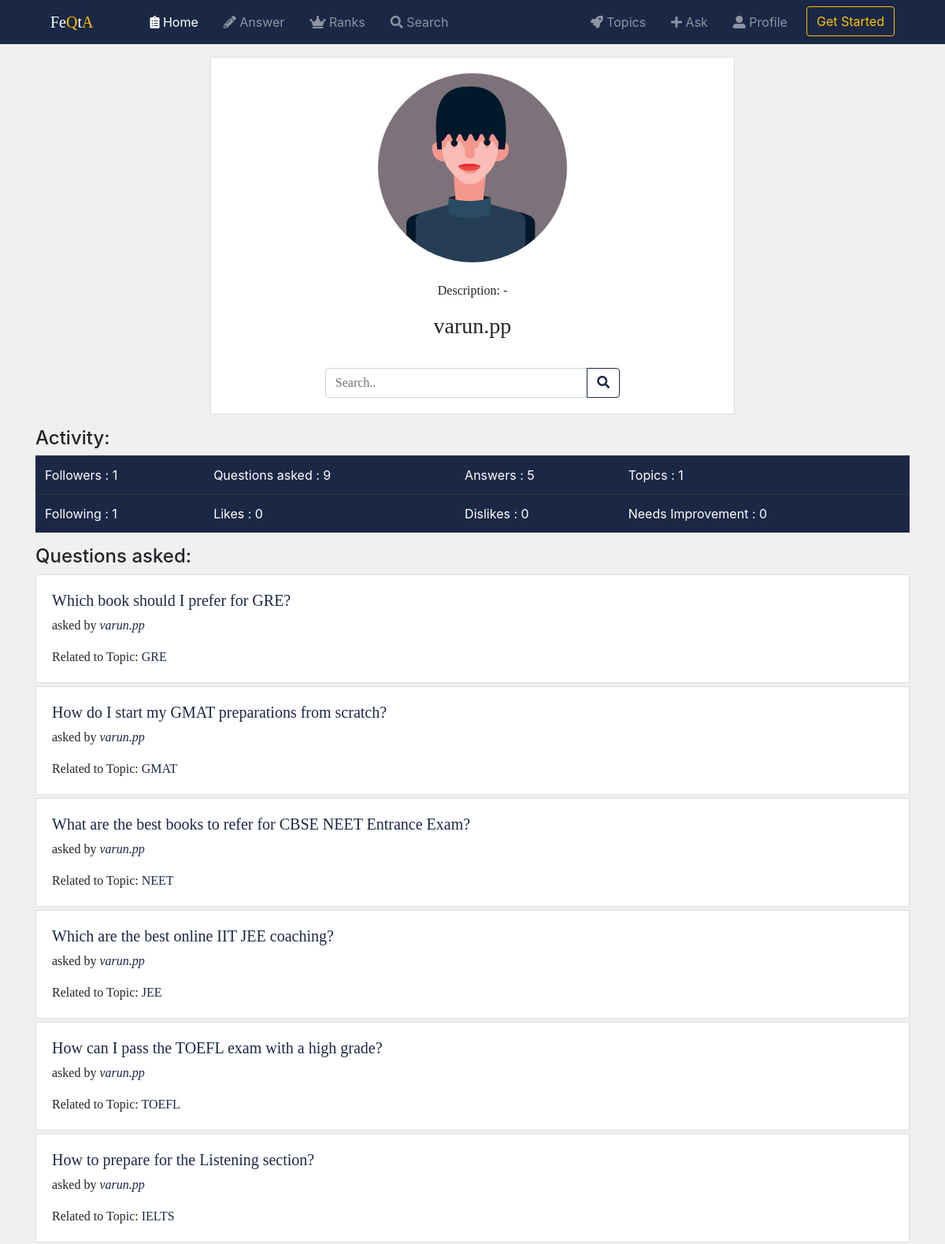
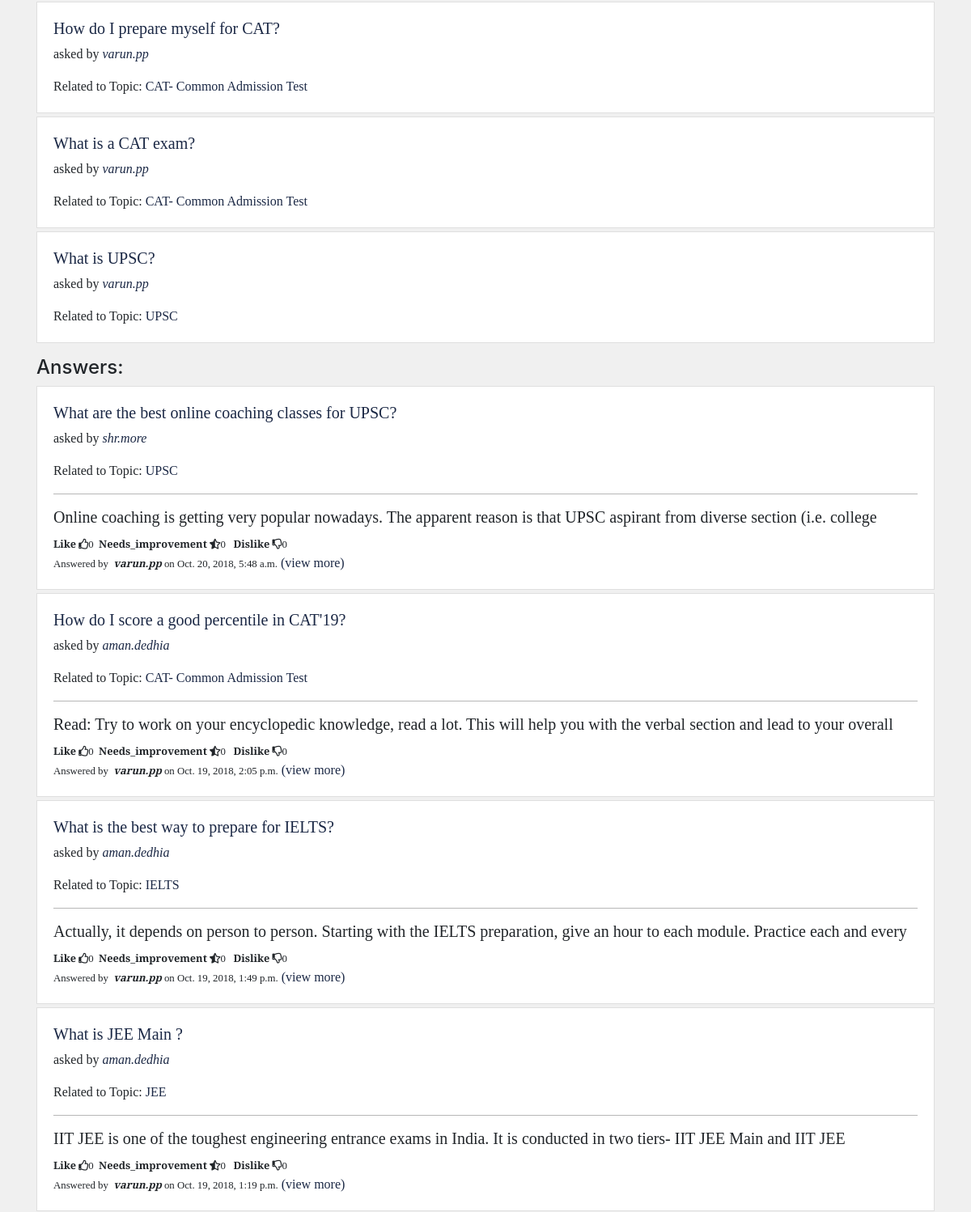
Before: /FeQta/profile/varun.pp/ (upper part) with the older database file (2 pictures, top to bottom).
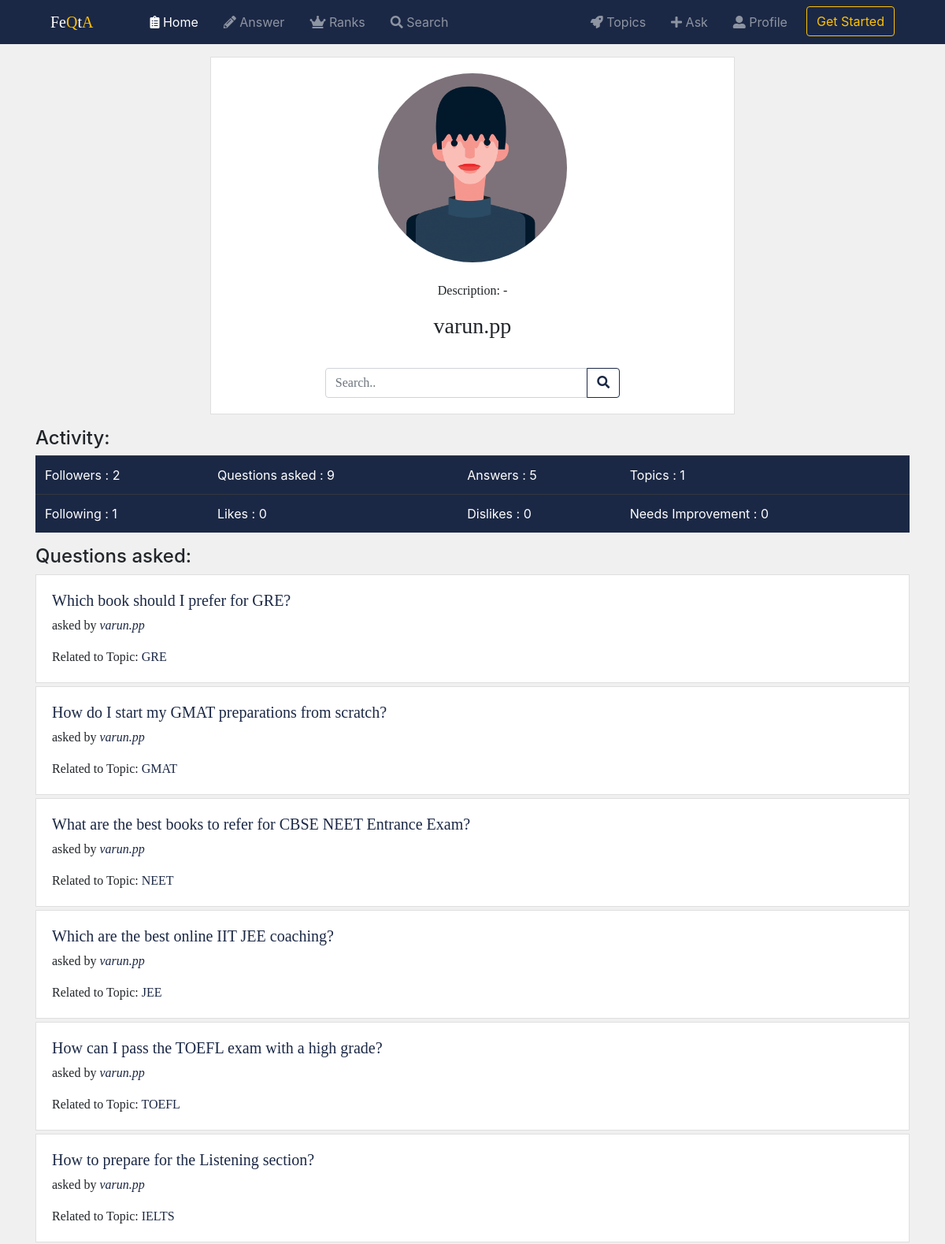
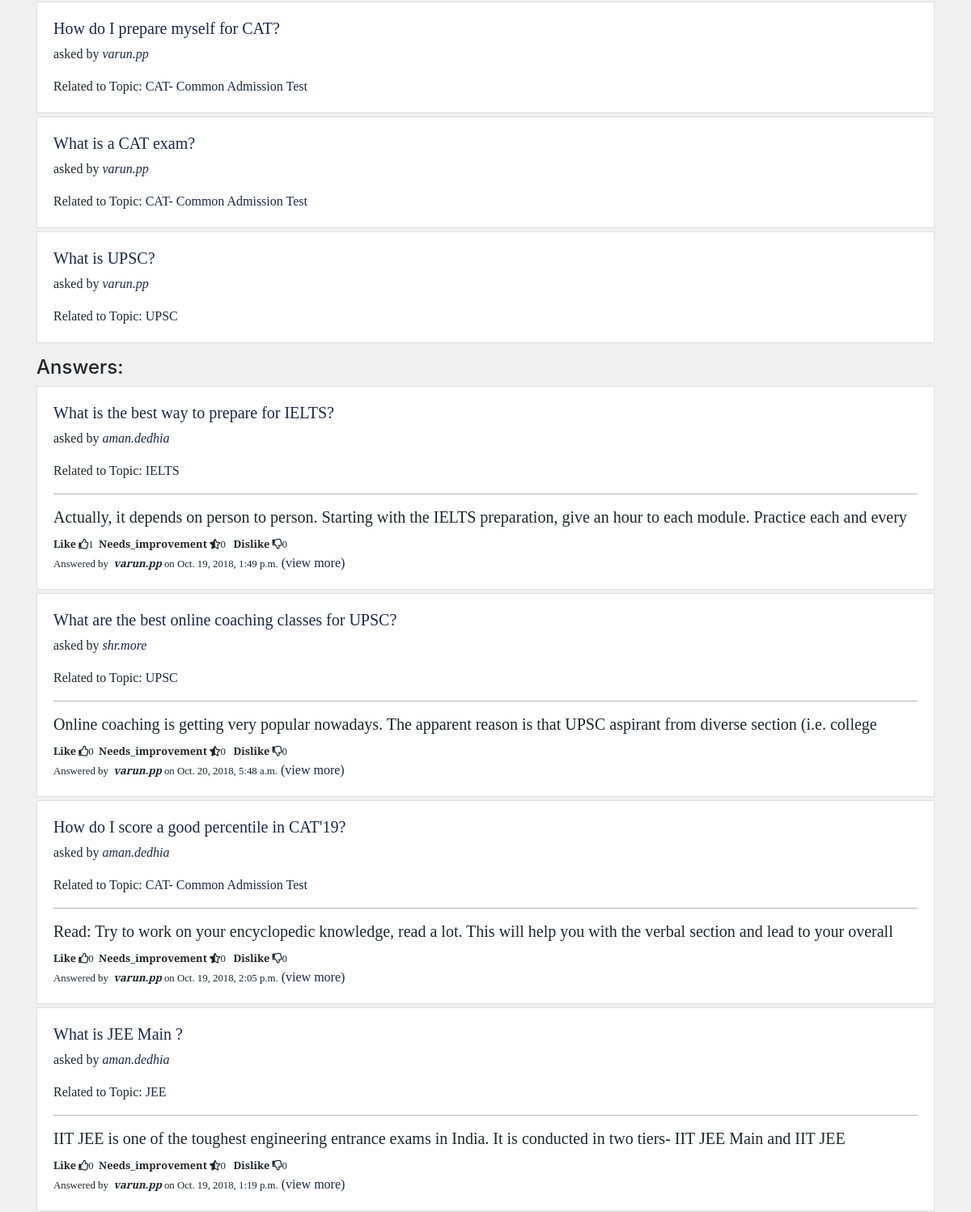
After: the same page with the newer database file (2 pictures, top to bottom).
### FeQta/models.py (models this page shows, shortened)
class Question(models.Model):
    owner = models.ForeignKey(User, on_delete=models.CASCADE)
    topic = models.ForeignKey(Topic, on_delete=models.CASCADE)
    question = models.TextField()
    desc = models.TextField(null=True, blank=True)
    slug = models.SlugField(null=True, blank=True)
    followers = models.ManyToManyField(User, related_name='question_followed_by', blank=True)
    objects = QuestionManager()
    timestamp = models.DateTimeField(auto_now_add=True)
    updated = models.DateTimeField(auto_now=True)
    def get_absolute_url(self):
        return reverse('FeQta:question_detail', kwargs={'slug': self.slug})

class Topic(models.Model):
    name = models.CharField(max_length=100)
    desc = models.CharField(max_length=300, blank=True)
    followers = models.ManyToManyField(User, related_name='topics_followed', blank=True)
    topic_logo = models.FileField()
    slug = models.SlugField(null=True, blank=True)
    objects = TopicManager()
    def __str__(self):
        return self.name + '-' + self.desc
    def get_absolute_url(self):
        return reverse('FeQta:topic_detail', kwargs={'slug': self.slug})

class Answer(models.Model):
    owner = models.ForeignKey(User, on_delete=models.CASCADE)
    question = models.ForeignKey(Question, on_delete=models.CASCADE)
    answer = models.TextField(max_length=20000)
    likes = models.ManyToManyField(User, related_name='answers_liked', blank=True)
    needs_improvement = models.ManyToManyField(User, related_name='answers_needimp', blank=True)
    dislikes = models.ManyToManyField(User, related_name='answers_disliked', blank=True)
    timestamp = models.DateTimeField(auto_now_add=True)
    updated = models.DateTimeField(auto_now=True)
    slug = models.SlugField(null=True, blank=True)
    objects = AnswerManager()
    class Meta:
        ordering = ['-updated', '-timestamp']
    def get_absolute_url(self):
        return reverse('FeQta:answer_detail', kwargs={'slug': self.slug})

### FeQta/views.py (the view)
# urls.py: path('profile/<username>/', views.ProfileDetailView.as_view(), name="profile_detail"),
class ProfileDetailView(DetailView):
    template_name = 'FeQta/profile_detail.html'
    def get_object(self):
        username = self.kwargs.get('username')
        if username is None:
            raise 404
        return get_object_or_404(Profile, user__username__iexact=username)
    def get_context_data(self, *args, **kwargs):
        context = super(ProfileDetailView, self).get_context_data(*args, **kwargs)
        user = self.object.user
        print(user)
        print(self.request.user)
        if self.request.user.is_authenticated:
            if user.is_authenticated:
                is_following = False
            if user.profile in self.request.user.is_following.all():
                is_following = True
            context['is_following'] = is_following
        query = self.request.GET.get('q')
        qs = Question.objects.filter(owner=user)  # user.question_set.all().count()
        qs2 = Answer.objects.filter(owner=user)  # user.answer_set.all().count()
        qs3 = user.topics_followed.all()  # Topic.objects.filter(followers=user)
        context['count'] = user.profile.followers.all().count()
        context['count0'] = user.is_following.all().count()
        context['count1'] = qs.count()
        context['count2'] = qs2.count()
        context['count3'] = qs3.count()
        context['count4'] = user.answers_liked.all().count()
        context['count5'] = user.answers_needimp.all().count()
        context['count6'] = user.answers_disliked.all().count()
        if query:
            qs = qs.search(query)  # only owner=user questions
            qs3 = qs3.search(query)
            qs2 = qs2.search(query)
        if qs:
            context['questions'] = qs
        if qs2:
            context['answers'] = qs2
        if qs3:
            context['topics'] = qs3
        return context

### FeQta/models.py (called while the page is built)
    def get_absolute_url(self):
        return reverse('FeQta:profile_detail', kwargs={'username': self.user.username})

    def get_queryset(self):
        return TopicQuerySet(self.model, using=self._db)

    def get_queryset(self):
        return QuestionQuerySet(self.model, using=self._db)

    def get_queryset(self):
        return AnswerQuerySet(self.model, using=self._db)

### FeQta/templates/FeQta/profile_detail.html (shortened to what this page needs)
{% extends "base.html" %}
{% block body %}
    <div class="card text-center " style="width: 60%;margin-left:20%; ">
        <div class="card-body">
            <span class="parent">
            {% if profile.pic %}
            <img class="card-img-top img-fluid" src="{{ profile.pic.url }}"
                   /><br/><br/>
            {% if request.user.is_authenticated and profile.user == user %}
                <form class="form middle" action="{% url 'FeQta:profile_edit' username=profile.user.username%}">
                    <button type="submit" class='btn btn-default'>Edit</button>
                </form>
            {% endif%}
            </span>
            {%else%}
            <img class="card-img-top img-fluid" src="/media/default_img.png"
                   /><br/><br/>
            {% endif %}
            {% if profile.desc %}
            <p class="card-text">Description: {{ profile.desc }}</p>
            {% else %}
            <p>Description: -</p>
            {% endif %}
            <h3 class="card-title">{{profile.user.username }}</h3><br/>
            <form class="form" method="get" action=".">
                <div class="input-group" style="width: 60%;margin-left:20%">
                 <input type="search" class="form-control" placeholder="Search.."
                   aria-label="search" aria-describedby="button"  name="q">
                <div class="input-group-append">
                    <button type="submit" class="btn btn-outline-secondary follow-btn" id="button" value="request.GET.q"><i class="fas fa-search"></i></button>
                </div>
                </div>
            </form>
        </div>
    </div>
    <div class="mt-3">
        <h4>Activity:</h4>
                <table class="table  table-dark mb-1">
                    <tr>
                        <td scope="row">Followers : {{ count }}</td>
                        <td >Questions asked : {{ count1 }}</td>
                        <td >Answers : {{ count2 }}</td>
                        <td >Topics : {{ count3 }}</td>
                     </tr>
                    <tr>
                        <td scope="row">Following : {{ count0 }}</td>
                        <td >Likes : {{ count4 }}</td>
                        <td >Dislikes : {{ count6 }}</td>
                        <td >Needs Improvement : {{ count5 }}</td>
                     </tr>
                </table>
    </div>
    <div class="mt-3">
        <h4>Questions asked:</h4>
        {% if questions %}
            {% for ques in questions %}
                {% include 'FeQta/snippets/question_card.html'%}
            {% endfor %}
        {% else %}
            <p class='lead'>No Questions Found</p>
        {% endif %}
    </div>
    <div class="mt-3">
        <h4>Answers:</h4>
        {% if answers %}
        {% for ans in answers %}
            <div class="card mb-1">
                    <div class="card-body">
                        <h5><a href="{{ans.question.get_absolute_url}}">{{ ans.question.question }}</a></h5>
                        <p class="card-text">asked by <i><a href="{{ans.question.owner.profile.get_absolute_url}}">{{ ans.question.owner.username }}
                            </a></i></p>
                        <p class="card-text">Related to Topic: <a href="{{ans.question.topic.get_absolute_url}}">{{ans.question.topic.name}}</a> </p>
                        <hr style="background-color: #ccc">
                        {% include 'FeQta/snippets/answer_card.html'%}
                    </div>
            </div>
        {% endfor %}
        {% else %}
            <p class='lead'>No Answers Found</p>
        {% endif %}
    </div>
{% endblock %}

### FeQta/templates/FeQta/snippets/question_card.html (shortened to what this page needs)
<div class="card mb-1">
    <div class="card-body">
        <h5><a href="{{ques.get_absolute_url}}">{{ ques.question }}</a></h5>
        <p class="card-text">asked by <i><a href="{{ques.owner.profile.get_absolute_url}}">{{ ques.owner.username }}
            </a></i></p>
        <p class="card-text">Related to Topic: <a href="{{ques.topic.get_absolute_url}}">{{ques.topic.name}}</a> </p>
    </div>
</div>

### FeQta/templates/FeQta/snippets/answer_card.html
<h5 class="card-text" style="height:25px;overflow: hidden">{{ ans.answer }}</h5>
<small><b>Like</b>&nbsp;<i class="far fa-thumbs-up"></i>{{ ans.likes.count }}&nbsp;&nbsp;<b>Needs_improvement</b>&nbsp;<i class="fas fa-star-half-alt"></i>{{ans.needs_improvement.count}}&nbsp;&nbsp;
    <b>Dislike</b>&nbsp;<i class="far fa-thumbs-down"></i>{{ans.dislikes.count}}</small><br/>
<small>Answered by &nbsp;<i><b>{{ans.owner}}</b></i>&nbsp;on
{{ans.timestamp}}</small>
<a href="{{ans.get_absolute_url}}">(view more)</a>

Changed rows visible on the page:
changed Answer "Oct. 19, 2018, 1:49 p.m.": likes.count "0" → "1"; moves up the list
Other visible differences:
{{ count }}: "1" → "2"
